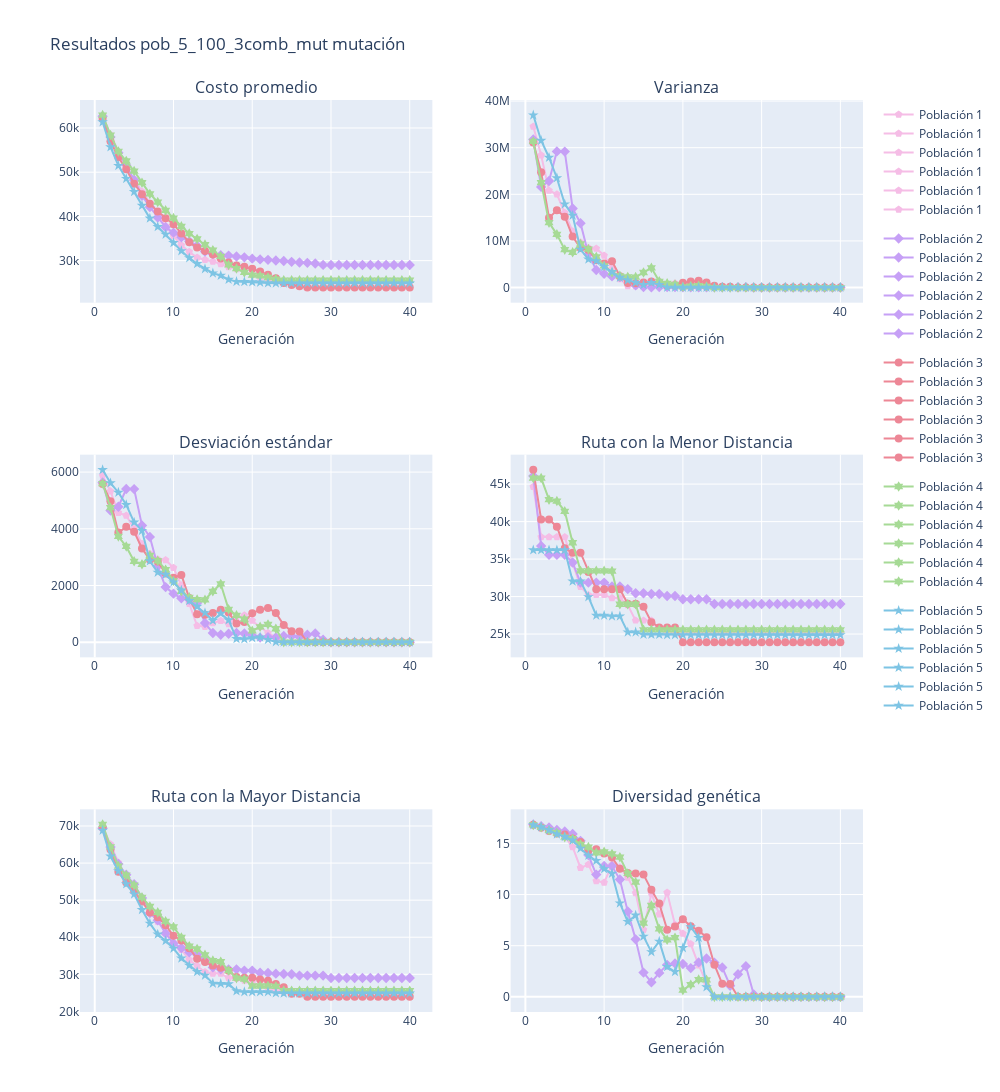

The code cell stored with this chart in its notebook:
### Code cell
show_report(resultados5, max_gen_, msg=f"Resultados {exp_name5} mutación")
